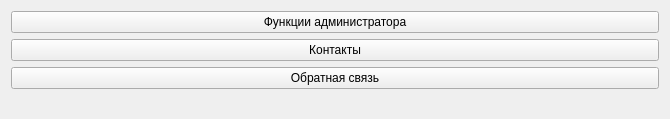
<?xml version="1.0" encoding="UTF-8"?>
<ui version="4.0">
 <class>FormAdmin</class>
 <widget class="QWidget" name="FormAdmin">
  <property name="geometry">
   <rect>
    <x>0</x>
    <y>0</y>
    <width>670</width>
    <height>119</height>
   </rect>
  </property>
  <property name="windowTitle">
   <string>Добро пожаловать в систему, администратор</string>
  </property>
  <layout class="QGridLayout" name="gridLayout">
   <item row="1" column="0">
    <layout class="QVBoxLayout" name="verticalLayout">
     <item>
      <widget class="QPushButton" name="pushButton">
       <property name="text">
        <string>Функции администратора</string>
       </property>
      </widget>
     </item>
     <item>
      <widget class="QPushButton" name="pushButton_4">
       <property name="text">
        <string>Контакты</string>
       </property>
      </widget>
     </item>
     <item>
      <widget class="QPushButton" name="pushButton_3">
       <property name="text">
        <string>Обратная связь</string>
       </property>
      </widget>
     </item>
     <item>
      <spacer name="verticalSpacer">
       <property name="orientation">
        <enum>Qt::Vertical</enum>
       </property>
       <property name="sizeHint" stdset="0">
        <size>
         <width>20</width>
         <height>40</height>
        </size>
       </property>
      </spacer>
     </item>
    </layout>
   </item>
   <item row="1" column="1">
    <layout class="QVBoxLayout" name="placeholder"/>
   </item>
  </layout>
 </widget>
 <resources/>
 <connections/>
</ui>
